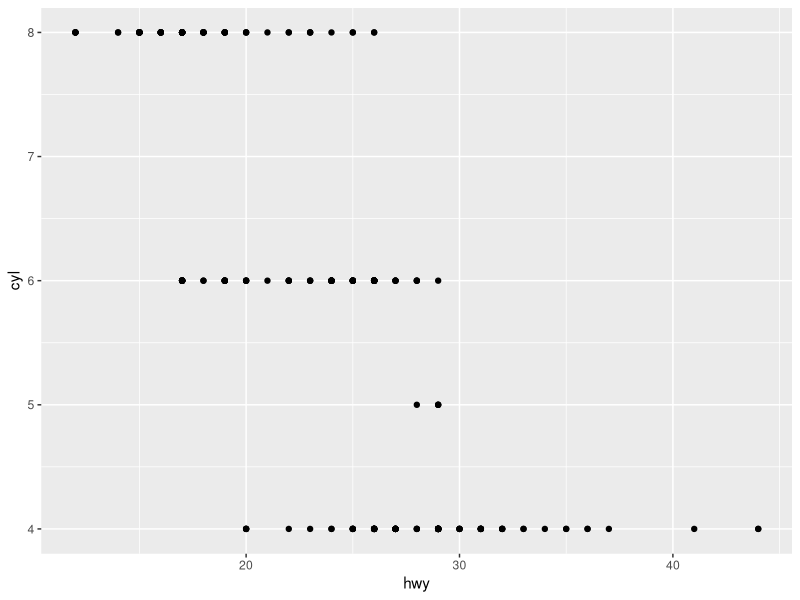
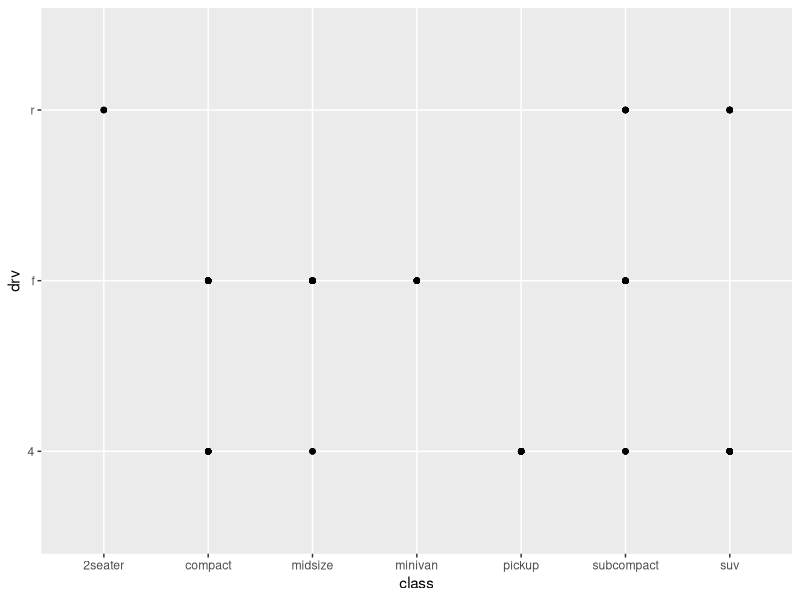
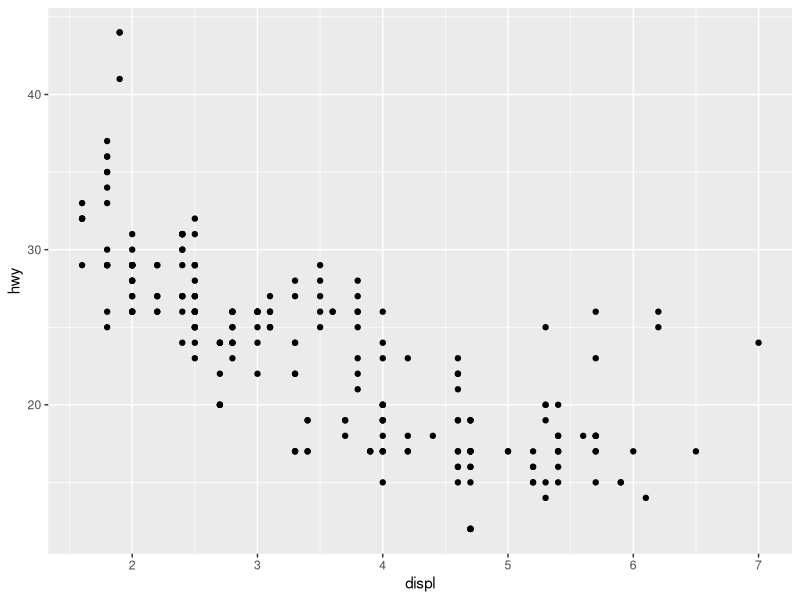
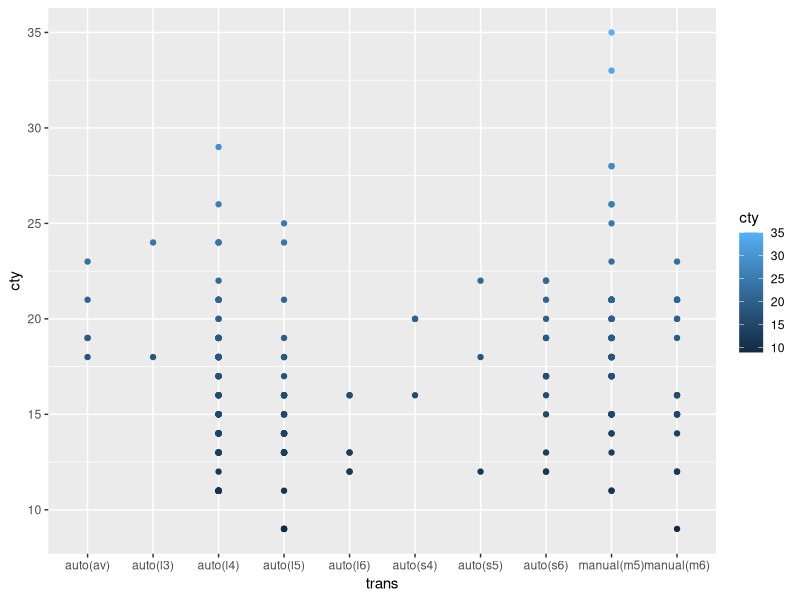
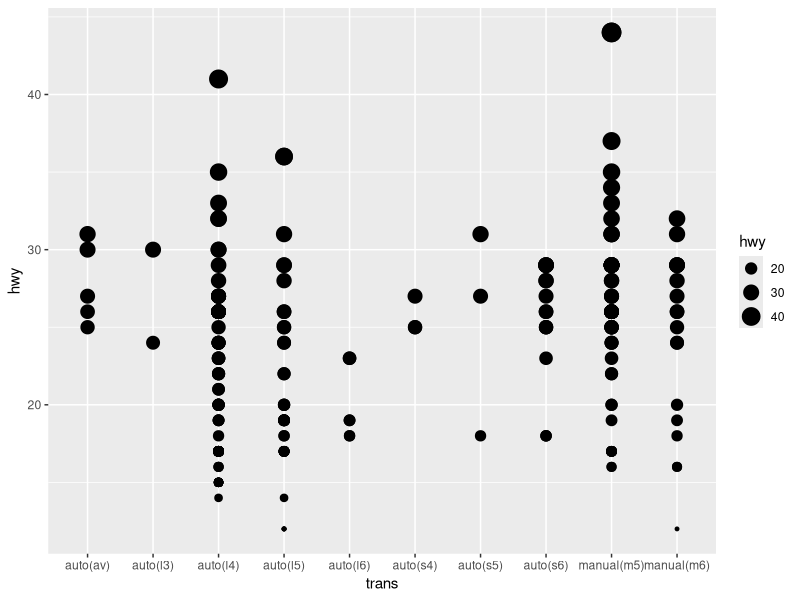

Write R code to recreate these figures, in order. (Note: this script raises an error after producing the figures.)
## ---- chunk 1
knitr::opts_chunk$set(echo = TRUE)
## ---- chunk 2
library("tidyverse")
## ---- chunk 3
ggplot2::mpg
## ---- chunk 4
dim(mpg)
## ---- chunk 5
?mpg
## ---- chunk 6
ggplot(data = mpg) + 
  geom_point(mapping = aes(x = hwy, y = cyl))
## ---- chunk 7
ggplot(data = mpg) + 
  geom_point(mapping = aes(x = class, y = drv))
## ---- chunk 8
ggplot(data = mpg) + 
  geom_point(mapping = aes(x = displ, y = hwy))

## ---- chunk 9
ggplot(data = mpg) +
  geom_point(mapping = aes(x = trans, y = cty, color = cty))

ggplot(data = mpg) +
  geom_point(mapping = aes(x = trans, y = hwy, size = hwy))

ggplot(data = mpg) +
  geom_point(mapping = aes(x = cyl, y = cty, shape = cty))
## ---- chunk 10
ggplot(data = mpg) +
  geom_point(mapping = aes(x = cyl, y = hwy, size = hwy, color = hwy))
## ---- chunk 11
?geom_point
vignette("ggplot2-specs")
ggplot(data = mpg) +
  geom_point(mapping = aes(x = trans, y = hwy, stroke = hwy))
## ---- chunk 12
ggplot(data = mpg) +
  geom_point(mapping = aes(x = class, y = drv, color = cyl >5))
## ---- chunk 13
ggplot(data = mpg) + 
  geom_point(mapping = aes(x = displ, y = hwy, color = class))
## ---- chunk 14
ggplot(data = mpg) + 
  geom_point(mapping = aes(x = displ, y = hwy, alpha = class))

ggplot(data = mpg) + 
  geom_point(mapping = aes(x = displ, y = hwy, shape = class))
## ---- chunk 15
ggplot(data = mpg) + 
  geom_point(mapping = aes(x = displ, y = hwy), color = "blue")
## ---- chunk 16
ggplot(data = mpg) +
  geom_point(mapping = aes(x = displ, y = cty)) +
  facet_wrap(~ hwy, nrow = 2)
## ---- chunk 17
ggplot(data = mpg) + 
  geom_point(mapping = aes(x = displ, y = hwy)) +
  facet_grid(drv ~ .)

ggplot(data = mpg) + 
  geom_point(mapping = aes(x = displ, y = hwy)) +
  facet_grid(. ~ cyl)
## ---- chunk 18
?facet_wrap
## ---- chunk 19
ggplot(data = mpg) + 
  geom_point(mapping = aes(x = displ, y = hwy)) + 
  facet_grid(drv ~ cyl)
